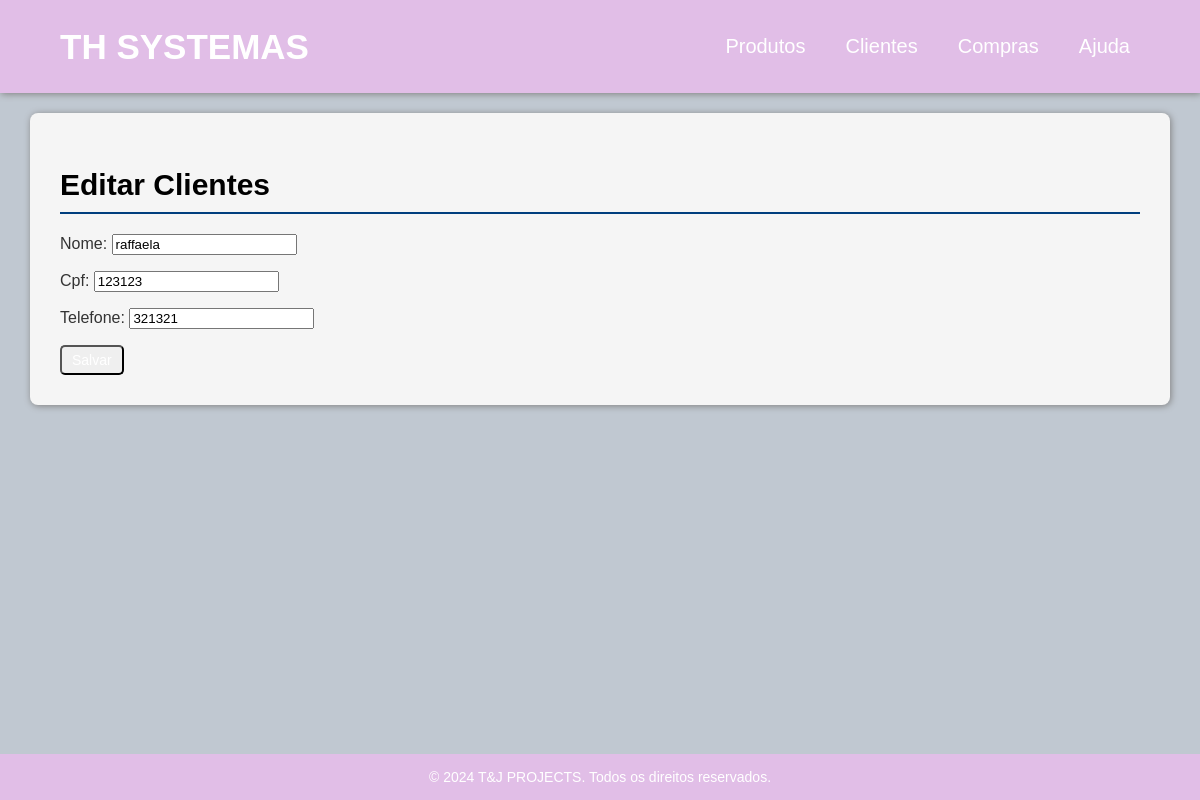
The app's page /cliente/editar/3/ with its own data.
### main/models.py (models this page shows, shortened)
class Cliente(models.Model):
    nome = models.CharField(max_length=100)
    cpf = models.IntegerField(unique=True)
    telefone = models.IntegerField(unique=True)

### main/views.py (the view)
# urls.py: path('cliente/editar/<int:pk>/', views.editarCliente, name='editarCliente'),
def editarCliente(response, pk):
    cliente = get_object_or_404(Cliente, pk=pk)
    if response.method == 'POST':
        form = ClienteForm(response.POST, response.FILES, instance=cliente)
        if form.is_valid():
            form.save()
            messages.success(response, 'Cliente atualizado com sucesso!')
            return redirect('mostrarClientes')  # Redireciona para a lista de produtos ou para onde desejar
    else:
        form = ClienteForm(instance=cliente)
    return render(response, 'editarCliente.html', {'form': form, 'cliente': cliente})

### main/forms.py
class ClienteForm(forms.ModelForm):
    class Meta:
        model = Cliente
        fields = ['nome', 'cpf', 'telefone']
        widgets = {
            'nome': forms.TextInput(attrs={'class': 'form-control',
                                            'placeholder': 'Nome',
                                            'style': 'font-family: verdana, sans-serif;'}),
            'cpf': forms.TextInput(attrs={'class': 'form-control',
                                            'placeholder': 'CPF',
                                            'style': 'font-family: verdana, sans-serif;',
                                            'maxlength': '11'}),
            'telefone': forms.TextInput(attrs={'class': 'form-control',
                                                'placeholder': 'Telefone',
                                                'style': 'font-family: verdana, sans-serif;',
                                                'maxlength': '15'})
        }

### main/templates/editarCliente.html (shortened to what this page needs)
{% extends "index.html" %}
{% block content %}
<h2>Editar Clientes</h2>
<form method="post" enctype="multipart/form-data">
    {{ form.as_p }}
    <button type="submit" class="btn btn-primary">Salvar</button>
</form>
{% endblock content %}

### main/static/main/style.css (style rules this page uses)
:root { --principal:#B2DFDB; --lavanda:#E1BEE7; }
body { font-family: 'Arial', sans-serif; background-color: #c0c8d1; color: #333; margin: 0; padding: 0; display: flex; flex-direction: column; min-height: 100vh; }
h2 { font-size: 30px; color: black; margin-bottom: 20px; border-bottom: 2px solid #003e7e; padding-bottom: 10px; font-family: Verdana, Geneva, Tahoma, sans-serif; }
.btn { padding: 5px 10px; text-decoration: none; color: white; border-radius: 5px; font-size: 14px; }

### records on screen
Cliente: nome "raffaela", cpf "123123", telefone "321321"
